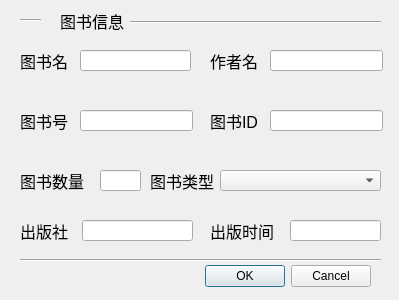
<?xml version="1.0" encoding="UTF-8"?>
<ui version="4.0">
 <class>BookInformationManagerModifyDialog</class>
 <widget class="QDialog" name="BookInformationManagerModifyDialog">
  <property name="geometry">
   <rect>
    <x>0</x>
    <y>0</y>
    <width>399</width>
    <height>300</height>
   </rect>
  </property>
  <property name="windowTitle">
   <string>Dialog</string>
  </property>
  <widget class="QDialogButtonBox" name="buttonBox">
   <property name="geometry">
    <rect>
     <x>30</x>
     <y>260</y>
     <width>341</width>
     <height>32</height>
    </rect>
   </property>
   <property name="orientation">
    <enum>Qt::Horizontal</enum>
   </property>
   <property name="standardButtons">
    <set>QDialogButtonBox::Cancel|QDialogButtonBox::Ok</set>
   </property>
  </widget>
  <widget class="QLineEdit" name="BookNUMlineEdit">
   <property name="geometry">
    <rect>
     <x>80</x>
     <y>110</y>
     <width>113</width>
     <height>21</height>
    </rect>
   </property>
  </widget>
  <widget class="QComboBox" name="BookTypedepcbBox">
   <property name="geometry">
    <rect>
     <x>220</x>
     <y>170</y>
     <width>161</width>
     <height>21</height>
    </rect>
   </property>
  </widget>
  <widget class="QLabel" name="label_2">
   <property name="geometry">
    <rect>
     <x>20</x>
     <y>50</y>
     <width>51</width>
     <height>21</height>
    </rect>
   </property>
   <property name="font">
    <font>
     <pointsize>12</pointsize>
    </font>
   </property>
   <property name="text">
    <string>图书名</string>
   </property>
  </widget>
  <widget class="QLabel" name="label_3">
   <property name="geometry">
    <rect>
     <x>210</x>
     <y>50</y>
     <width>51</width>
     <height>21</height>
    </rect>
   </property>
   <property name="font">
    <font>
     <pointsize>12</pointsize>
    </font>
   </property>
   <property name="text">
    <string>作者名</string>
   </property>
  </widget>
  <widget class="QLabel" name="label">
   <property name="geometry">
    <rect>
     <x>60</x>
     <y>10</y>
     <width>71</width>
     <height>21</height>
    </rect>
   </property>
   <property name="font">
    <font>
     <pointsize>12</pointsize>
    </font>
   </property>
   <property name="text">
    <string>图书信息</string>
   </property>
  </widget>
  <widget class="QLineEdit" name="BookIDlineEdit">
   <property name="geometry">
    <rect>
     <x>270</x>
     <y>110</y>
     <width>113</width>
     <height>21</height>
    </rect>
   </property>
  </widget>
  <widget class="QLineEdit" name="PublisherlineEdit">
   <property name="geometry">
    <rect>
     <x>82</x>
     <y>220</y>
     <width>111</width>
     <height>21</height>
    </rect>
   </property>
  </widget>
  <widget class="QLabel" name="label_6">
   <property name="geometry">
    <rect>
     <x>20</x>
     <y>170</y>
     <width>71</width>
     <height>21</height>
    </rect>
   </property>
   <property name="font">
    <font>
     <pointsize>12</pointsize>
    </font>
   </property>
   <property name="text">
    <string>图书数量</string>
   </property>
  </widget>
  <widget class="QLineEdit" name="NumberlineEdit">
   <property name="geometry">
    <rect>
     <x>100</x>
     <y>170</y>
     <width>41</width>
     <height>21</height>
    </rect>
   </property>
  </widget>
  <widget class="QLineEdit" name="WriterlineEdit">
   <property name="geometry">
    <rect>
     <x>270</x>
     <y>50</y>
     <width>113</width>
     <height>21</height>
    </rect>
   </property>
  </widget>
  <widget class="QLabel" name="label_4">
   <property name="geometry">
    <rect>
     <x>210</x>
     <y>110</y>
     <width>51</width>
     <height>21</height>
    </rect>
   </property>
   <property name="font">
    <font>
     <pointsize>12</pointsize>
    </font>
   </property>
   <property name="text">
    <string>图书ID</string>
   </property>
  </widget>
  <widget class="Line" name="line">
   <property name="geometry">
    <rect>
     <x>130</x>
     <y>12</y>
     <width>251</width>
     <height>20</height>
    </rect>
   </property>
   <property name="orientation">
    <enum>Qt::Horizontal</enum>
   </property>
  </widget>
  <widget class="QLabel" name="label_7">
   <property name="geometry">
    <rect>
     <x>150</x>
     <y>170</y>
     <width>71</width>
     <height>21</height>
    </rect>
   </property>
   <property name="font">
    <font>
     <pointsize>12</pointsize>
    </font>
   </property>
   <property name="text">
    <string>图书类型</string>
   </property>
  </widget>
  <widget class="Line" name="line_2">
   <property name="geometry">
    <rect>
     <x>20</x>
     <y>10</y>
     <width>21</width>
     <height>21</height>
    </rect>
   </property>
   <property name="orientation">
    <enum>Qt::Horizontal</enum>
   </property>
  </widget>
  <widget class="Line" name="line_3">
   <property name="geometry">
    <rect>
     <x>20</x>
     <y>250</y>
     <width>361</width>
     <height>20</height>
    </rect>
   </property>
   <property name="orientation">
    <enum>Qt::Horizontal</enum>
   </property>
  </widget>
  <widget class="QLabel" name="label_8">
   <property name="geometry">
    <rect>
     <x>20</x>
     <y>110</y>
     <width>51</width>
     <height>21</height>
    </rect>
   </property>
   <property name="font">
    <font>
     <pointsize>12</pointsize>
    </font>
   </property>
   <property name="text">
    <string>图书号</string>
   </property>
  </widget>
  <widget class="QLineEdit" name="BookNamelineEdit">
   <property name="geometry">
    <rect>
     <x>80</x>
     <y>50</y>
     <width>111</width>
     <height>21</height>
    </rect>
   </property>
  </widget>
  <widget class="QLabel" name="label_5">
   <property name="geometry">
    <rect>
     <x>20</x>
     <y>220</y>
     <width>51</width>
     <height>21</height>
    </rect>
   </property>
   <property name="font">
    <font>
     <pointsize>12</pointsize>
    </font>
   </property>
   <property name="text">
    <string>出版社</string>
   </property>
  </widget>
  <widget class="QLineEdit" name="PublishTimelineEdit">
   <property name="geometry">
    <rect>
     <x>290</x>
     <y>220</y>
     <width>91</width>
     <height>21</height>
    </rect>
   </property>
  </widget>
  <widget class="QLabel" name="label_9">
   <property name="geometry">
    <rect>
     <x>210</x>
     <y>220</y>
     <width>81</width>
     <height>21</height>
    </rect>
   </property>
   <property name="font">
    <font>
     <pointsize>12</pointsize>
    </font>
   </property>
   <property name="text">
    <string>出版时间</string>
   </property>
  </widget>
 </widget>
 <resources/>
 <connections>
  <connection>
   <sender>buttonBox</sender>
   <signal>rejected()</signal>
   <receiver>BookInformationManagerModifyDialog</receiver>
   <slot>reject()</slot>
   <hints>
    <hint type="sourcelabel">
     <x>316</x>
     <y>260</y>
    </hint>
    <hint type="destinationlabel">
     <x>286</x>
     <y>274</y>
    </hint>
   </hints>
  </connection>
  <connection>
   <sender>buttonBox</sender>
   <signal>accepted()</signal>
   <receiver>BookInformationManagerModifyDialog</receiver>
   <slot>accept()</slot>
   <hints>
    <hint type="sourcelabel">
     <x>248</x>
     <y>254</y>
    </hint>
    <hint type="destinationlabel">
     <x>157</x>
     <y>274</y>
    </hint>
   </hints>
  </connection>
 </connections>
</ui>
